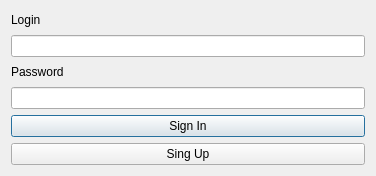
<?xml version="1.0" encoding="UTF-8"?>
<ui version="4.0">
 <class>LoginReg</class>
 <widget class="QDialog" name="LoginReg">
  <property name="geometry">
   <rect>
    <x>0</x>
    <y>0</y>
    <width>376</width>
    <height>176</height>
   </rect>
  </property>
  <property name="minimumSize">
   <size>
    <width>376</width>
    <height>176</height>
   </size>
  </property>
  <property name="maximumSize">
   <size>
    <width>376</width>
    <height>176</height>
   </size>
  </property>
  <property name="windowTitle">
   <string>Dialog</string>
  </property>
  <layout class="QGridLayout" name="gridLayout">
   <item row="0" column="0">
    <widget class="QLabel" name="label">
     <property name="text">
      <string>Login</string>
     </property>
    </widget>
   </item>
   <item row="1" column="0">
    <widget class="QLineEdit" name="LoginEdit"/>
   </item>
   <item row="2" column="0">
    <widget class="QLabel" name="label_2">
     <property name="text">
      <string>Password</string>
     </property>
    </widget>
   </item>
   <item row="3" column="0">
    <widget class="QLineEdit" name="PasswordEdit"/>
   </item>
   <item row="4" column="0">
    <widget class="QPushButton" name="SignInButton">
     <property name="enabled">
      <bool>true</bool>
     </property>
     <property name="text">
      <string>Sign In</string>
     </property>
    </widget>
   </item>
   <item row="5" column="0">
    <widget class="QPushButton" name="SignUpButton">
     <property name="text">
      <string>Sing Up</string>
     </property>
    </widget>
   </item>
  </layout>
 </widget>
 <resources/>
 <connections/>
</ui>
